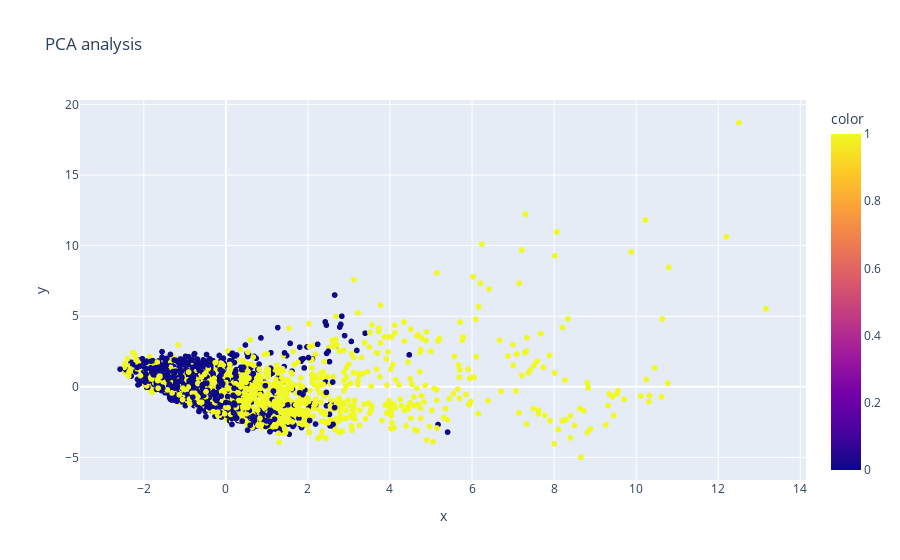

The cell this chart's notebook holds for it:
### Code cell
pca = PCA(n_components=6, random_state=0).fit(x_s)
x_pca = pca.fit_transform(x_s)
fig = px.scatter(x=x_pca[:, 0], y=x_pca[:, 1], color=y.values.ravel(), title="PCA analysis")
fig.show()

### Figure 1 — Plotly figure (JSON) as saved in the notebook; plotly's stock layout.template omitted (floating-point values rounded to 4 significant figures; data arrays with more than 128 entries replaced by an {"elided": "..."} marker saying what was removed)
{"data": [{"hovertemplate": "x=%{x}<br>y=%{y}<br>color=%{marker.color}<extra></extra>", "legendgroup": "", "marker": {"color": {"elided": "3500 int values"}, "coloraxis": "coloraxis", "symbol": "circle"}, "mode": "markers", "name": "", "showlegend": false, "type": "scattergl", "x": {"elided": "3500 float values"}, "xaxis": "x", "y": {"elided": "3500 float values"}, "yaxis": "y"}], "layout": {"autosize": true, "coloraxis": {"colorbar": {"title": {"text": "color"}}, "colorscale": [[0, "#0d0887"], [0.1111, "#46039f"], [0.2222, "#7201a8"], [0.3333, "#9c179e"], [0.4444, "#bd3786"], [0.5556, "#d8576b"], [0.6667, "#ed7953"], [0.7778, "#fb9f3a"], [0.8889, "#fdca26"], [1, "#f0f921"]]}, "legend": {"tracegroupgap": 0}, "title": {"text": "PCA analysis"}, "xaxis": {"anchor": "y", "autorange": true, "domain": [0, 1], "range": [-3.622, 14.21], "title": {"text": "x"}, "type": "linear"}, "yaxis": {"anchor": "x", "autorange": true, "domain": [0, 1], "range": [-6.947, 20.66], "title": {"text": "y"}, "type": "linear"}}}
